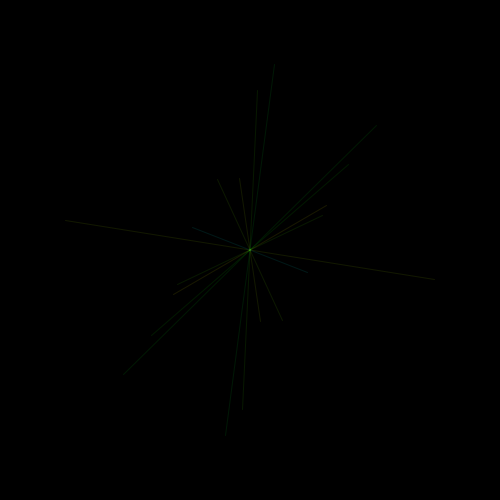
Frame 1 (no input)
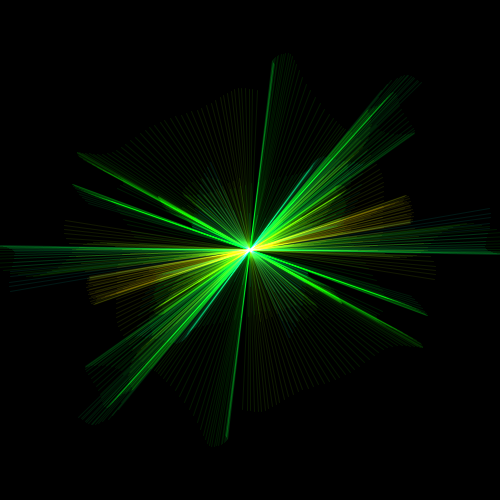
Frame 60 (the mouse pressed at the canvas centre just before this capture)
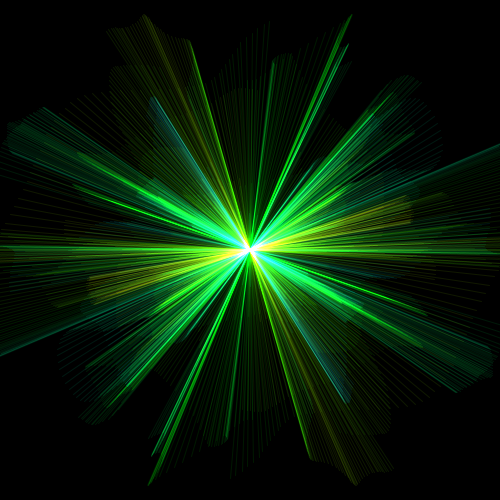
Frame 120 (the mouse held since frame 60 and released just before this capture)

The Processing sketch that drew these frames (run headless with seeded random() and noise(); from frame 60 on, the mouse is pressed at the canvas centre):

// Processing sketch: sketch_007a
// ── sketch_007a.pde
int size=10;
float x[]=new float[size],y[]=new float[size];
float c[]=new float[size];
float seedx[]=new float[size],seedy[]=new float[size],seedc[]=new float[size];
void setup(){
  size(500,500);
  blendMode(ADD);
  colorMode(HSB,360,100,100,100);
  background(0);
  for(int i=0;i<size;i++){
    seedx[i]=random(1000);
    seedy[i]=random(1000);
    seedc[i]=random(1000);
  }
}

void draw(){
  translate(width/2,height/2);
  for(int i=0;i<size;i++){
   x[i]=width/2*map(noise(seedx[i]),0,1,-1.5,1.5);
   y[i]=height/2*map(noise(seedy[i]),0,1,-1.5,1.5);
   c[i]=map(noise(seedc[i]),0,1,0,255);
   stroke(c[i],255,255,10);
   line(x[i],y[i],-x[i],-y[i]);
   seedx[i]+=0.01;
   seedy[i]+=0.01;
   seedc[i]+=0.01;
  }
}

void mousePressed(){
 setup(); 
  
}
